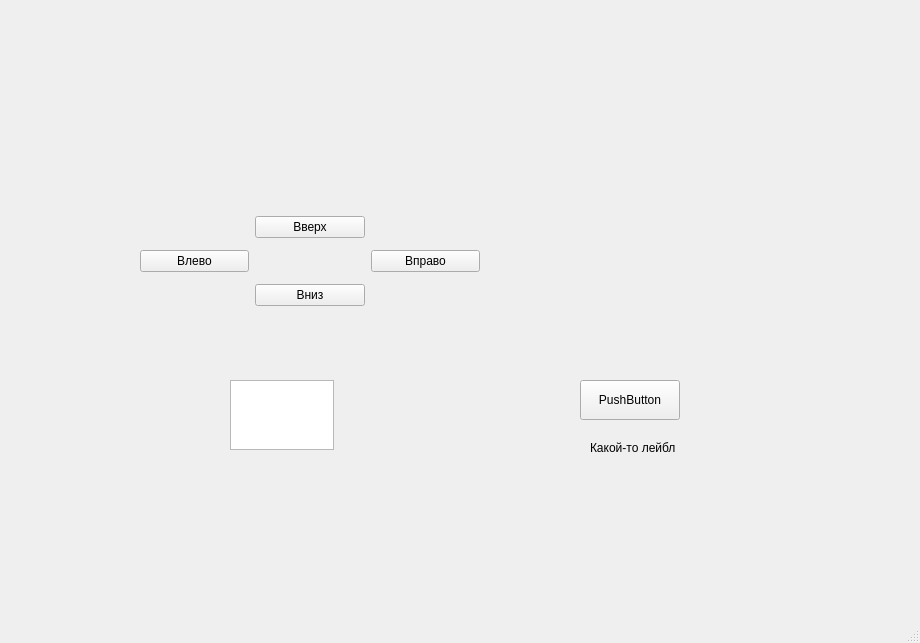
<?xml version="1.0" encoding="UTF-8"?>
<ui version="4.0">
 <class>MainWindow</class>
 <widget class="QMainWindow" name="MainWindow">
  <property name="geometry">
   <rect>
    <x>0</x>
    <y>0</y>
    <width>920</width>
    <height>643</height>
   </rect>
  </property>
  <property name="windowTitle">
   <string>MainWindow</string>
  </property>
  <widget class="QWidget" name="centralwidget">
   <widget class="QWidget" name="gridLayoutWidget">
    <property name="geometry">
     <rect>
      <x>140</x>
      <y>210</y>
      <width>340</width>
      <height>102</height>
     </rect>
    </property>
    <layout class="QGridLayout" name="gridLayout">
     <item row="1" column="0">
      <widget class="QPushButton" name="pushButton_3">
       <property name="text">
        <string>Влево</string>
       </property>
      </widget>
     </item>
     <item row="3" column="1">
      <widget class="QPushButton" name="pushButton">
       <property name="text">
        <string>Вниз</string>
       </property>
      </widget>
     </item>
     <item row="1" column="2">
      <widget class="QPushButton" name="pushButton_4">
       <property name="text">
        <string>Вправо</string>
       </property>
      </widget>
     </item>
     <item row="0" column="1">
      <widget class="QPushButton" name="pushButton_2">
       <property name="text">
        <string>Вверх</string>
       </property>
      </widget>
     </item>
    </layout>
   </widget>
   <widget class="QLabel" name="label">
    <property name="geometry">
     <rect>
      <x>590</x>
      <y>440</y>
      <width>91</width>
      <height>16</height>
     </rect>
    </property>
    <property name="text">
     <string>Какой-то лейбл</string>
    </property>
   </widget>
   <widget class="QPushButton" name="pushButton_5">
    <property name="geometry">
     <rect>
      <x>580</x>
      <y>380</y>
      <width>100</width>
      <height>40</height>
     </rect>
    </property>
    <property name="text">
     <string>PushButton</string>
    </property>
   </widget>
   <widget class="QTextEdit" name="textEdit">
    <property name="geometry">
     <rect>
      <x>230</x>
      <y>380</y>
      <width>104</width>
      <height>70</height>
     </rect>
    </property>
   </widget>
  </widget>
  <widget class="QMenuBar" name="menubar">
   <property name="geometry">
    <rect>
     <x>0</x>
     <y>0</y>
     <width>920</width>
     <height>21</height>
    </rect>
   </property>
  </widget>
  <widget class="QStatusBar" name="statusbar"/>
 </widget>
 <resources/>
 <connections>
  <connection>
   <sender>pushButton_2</sender>
   <signal>clicked()</signal>
   <receiver>pushButton_2</receiver>
   <slot>click()</slot>
   <hints>
    <hint type="sourcelabel">
     <x>315</x>
     <y>250</y>
    </hint>
    <hint type="destinationlabel">
     <x>315</x>
     <y>250</y>
    </hint>
   </hints>
  </connection>
  <connection>
   <sender>pushButton_3</sender>
   <signal>clicked()</signal>
   <receiver>pushButton_3</receiver>
   <slot>click()</slot>
   <hints>
    <hint type="sourcelabel">
     <x>218</x>
     <y>292</y>
    </hint>
    <hint type="destinationlabel">
     <x>218</x>
     <y>292</y>
    </hint>
   </hints>
  </connection>
  <connection>
   <sender>pushButton</sender>
   <signal>clicked()</signal>
   <receiver>pushButton</receiver>
   <slot>click()</slot>
   <hints>
    <hint type="sourcelabel">
     <x>333</x>
     <y>323</y>
    </hint>
    <hint type="destinationlabel">
     <x>333</x>
     <y>323</y>
    </hint>
   </hints>
  </connection>
 </connections>
</ui>
